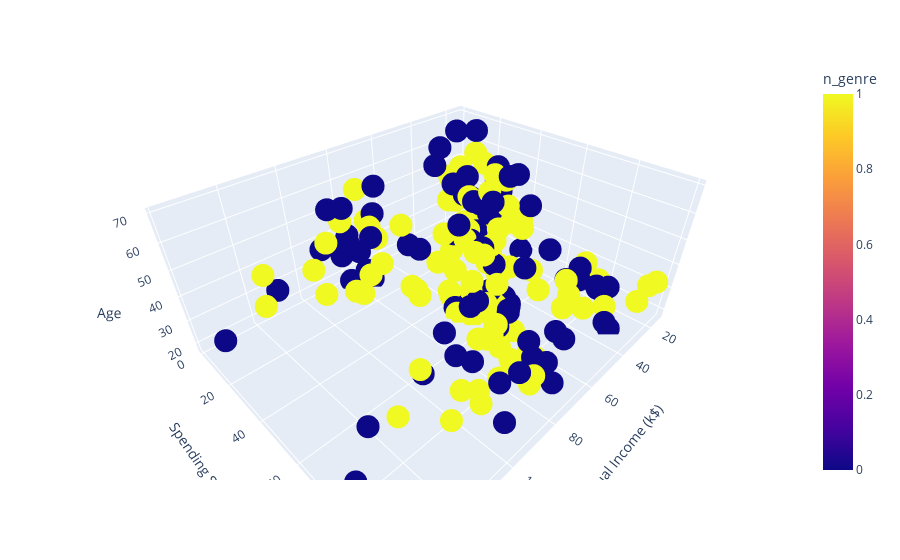

Notebook code for this chart:
### Markdown cell above
Visualise the data

### Code cell
px.scatter_3d(df,
             x = df["Annual Income (k$)"],
             y = df["Spending Score (1-100)"],
             z = df["Age"],
             color = df["n_genre"])

### Figure 1 — Plotly figure (JSON) as saved in the notebook; plotly's stock layout.template omitted (floating-point values rounded to 4 significant figures; data arrays with more than 128 entries replaced by an {"elided": "..."} marker saying what was removed)
{"data": [{"hovertemplate": "Annual Income (k$)=%{x}<br>Spending Score (1-100)=%{y}<br>Age=%{z}<br>n_genre=%{marker.color}<extra></extra>", "legendgroup": "", "marker": {"color": {"elided": "200 int values"}, "coloraxis": "coloraxis", "symbol": "circle"}, "mode": "markers", "name": "", "scene": "scene", "showlegend": false, "type": "scatter3d", "x": {"elided": "200 int values"}, "y": {"elided": "200 int values"}, "z": {"elided": "200 int values"}}], "layout": {"autosize": true, "coloraxis": {"colorbar": {"title": {"text": "n_genre"}}, "colorscale": [[0, "#0d0887"], [0.1111, "#46039f"], [0.2222, "#7201a8"], [0.3333, "#9c179e"], [0.4444, "#bd3786"], [0.5556, "#d8576b"], [0.6667, "#ed7953"], [0.7778, "#fb9f3a"], [0.8889, "#fdca26"], [1, "#f0f921"]]}, "legend": {"tracegroupgap": 0}, "margin": {"t": 60}, "scene": {"aspectmode": "auto", "aspectratio": {"x": 1.429, "y": 1.148, "z": 0.6093}, "camera": {"center": {"x": 0, "y": 0, "z": 0}, "eye": {"x": 1.054, "y": 1.054, "z": 1.054}, "projection": {"type": "perspective"}, "up": {"x": 0, "y": 0, "z": 1}}, "domain": {"x": [0, 1], "y": [0, 1]}, "xaxis": {"title": {"text": "Annual Income (k$)"}, "type": "linear"}, "yaxis": {"title": {"text": "Spending Score (1-100)"}, "type": "linear"}, "zaxis": {"title": {"text": "Age"}, "type": "linear"}}}}
